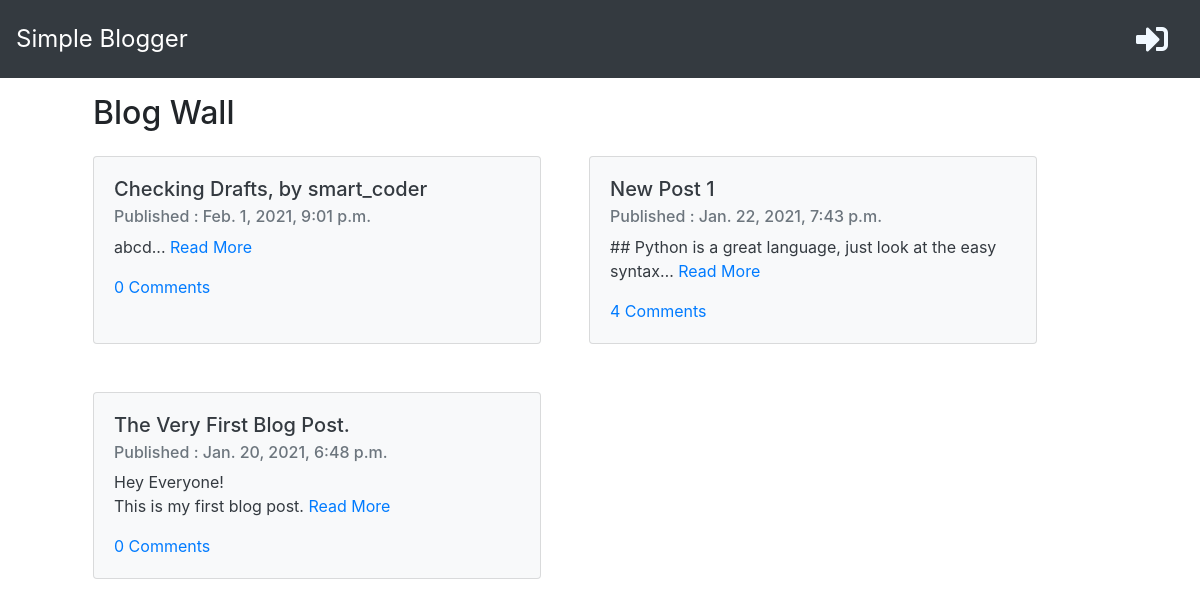
The page / on the database its author committed.
### blog/models.py (models this page shows, shortened)
class Post(models.Model):
    author          = models.ForeignKey('auth.User', on_delete=models.CASCADE)
    title           = models.CharField(max_length=150)
    text            = models.TextField()
    created_date    = models.DateTimeField(default=timezone.now)
    published_date  = models.DateTimeField(blank=True, null=True)
    def approved_comments(self):
        return self.comments.filter(approved=True)

### blog/views.py (the view)
# urls.py: path('', post_list, name='post_list'),
def post_list(request):
    posts = Post.objects.filter(published_date__lte=timezone.now()).order_by('-published_date')
    stuff_for_frontend = {'posts': posts}
    return render(request, 'blog/post_list.html', stuff_for_frontend)

### blog/templates/blog/post_list.html (shortened to what this page needs)
{% extends "index.html" %}
{% load markdownify %}
{% block content %}
<div class="container">
    <div class="page-header">
        <h2 class="ml-5 mt-3 mb-4">Blog Wall</h2>
    </div>
    <div class="d-flex flex-wrap">
        {% for post in posts%}
            <div class="card text-dark bg-light mb-5 ml-5" style="width: 28rem;">
                <div class="card-body">
                    <h5 class="card-title">{{post.title}}</h5>
                    <h6 class="card-subtitle mb-2 text-muted">Published : {{post.published_date}}</h6>
                    <p class="card-text">{{post.text|linebreaksbr|truncatechars:60}} <a href="{% url 'post_detail' pk=post.pk %}" class="card-link">Read More</a></p>
                    <a href="{% url 'post_detail' pk=post.pk %}" class="card-link">{{post.approved_comments.count}} Comments</a>
                </div>
            </div>
        {% endfor %}
    </div>
</div>
{% endblock %}

### rows shown on the page
Post: title "Checking Drafts, by smart_coder", published_date "Feb. 1, 2021, 9:01 p.m.", text "abcd...", approved_comments.count "0"
Post: title "New Post 1", published_date "Jan. 22, 2021, 7:43 p.m.", text "## Python is a great language, just look at the easy syntax…", approved_comments.count "4"
Post: title "The Very First Blog Post.", published_date "Jan. 20, 2021, 6:48 p.m.", text "Hey Everyone! This is my first blog post.", approved_comments.count "0"
